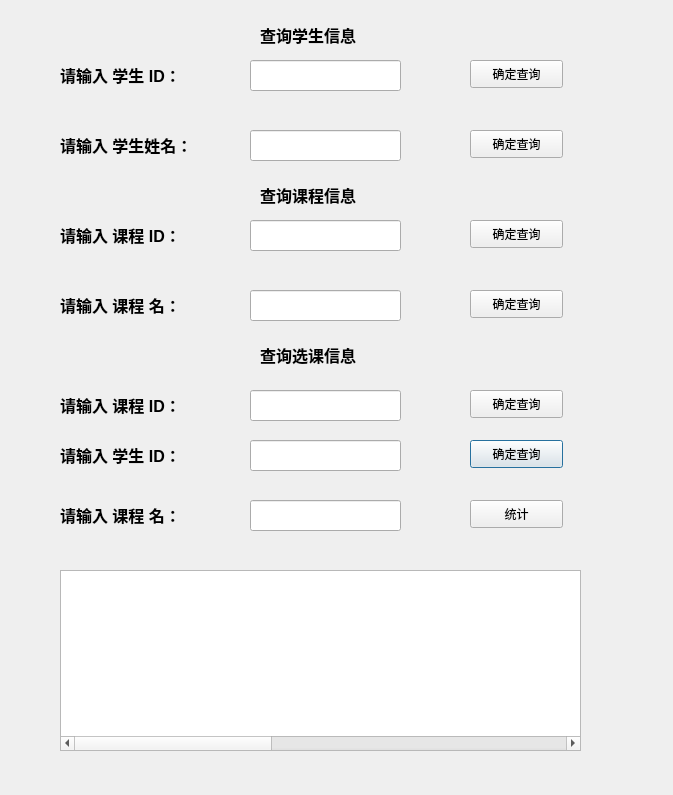
<?xml version="1.0" encoding="UTF-8"?>
<ui version="4.0">
 <class>CMyFindWindow</class>
 <widget class="QDialog" name="CMyFindWindow">
  <property name="geometry">
   <rect>
    <x>0</x>
    <y>0</y>
    <width>673</width>
    <height>795</height>
   </rect>
  </property>
  <property name="windowTitle">
   <string>查询</string>
  </property>
  <property name="windowIcon">
   <iconset>
    <normaloff>:/new/prefix1/u=373127414,4048740494&amp;fm=26&amp;gp=0.jpg</normaloff>:/new/prefix1/u=373127414,4048740494&amp;fm=26&amp;gp=0.jpg</iconset>
  </property>
  <widget class="QPushButton" name="btn_seletStuId">
   <property name="geometry">
    <rect>
     <x>470</x>
     <y>440</y>
     <width>93</width>
     <height>28</height>
    </rect>
   </property>
   <property name="text">
    <string>确定查询</string>
   </property>
  </widget>
  <widget class="QLineEdit" name="txt_subName">
   <property name="geometry">
    <rect>
     <x>250</x>
     <y>290</y>
     <width>151</width>
     <height>31</height>
    </rect>
   </property>
  </widget>
  <widget class="QLabel" name="label_7">
   <property name="geometry">
    <rect>
     <x>60</x>
     <y>210</y>
     <width>181</width>
     <height>51</height>
    </rect>
   </property>
   <property name="text">
    <string>&lt;html&gt;&lt;head/&gt;&lt;body&gt;&lt;p&gt;&lt;span style=&quot; font-size:12pt; font-weight:600;&quot;&gt;请输入 课程 ID：&lt;/span&gt;&lt;/p&gt;&lt;/body&gt;&lt;/html&gt;</string>
   </property>
  </widget>
  <widget class="QPushButton" name="btn_stu">
   <property name="geometry">
    <rect>
     <x>470</x>
     <y>60</y>
     <width>93</width>
     <height>28</height>
    </rect>
   </property>
   <property name="text">
    <string>确定查询</string>
   </property>
  </widget>
  <widget class="QLineEdit" name="txt_seletSubName">
   <property name="geometry">
    <rect>
     <x>250</x>
     <y>500</y>
     <width>151</width>
     <height>31</height>
    </rect>
   </property>
  </widget>
  <widget class="QTableWidget" name="tableWidget">
   <property name="geometry">
    <rect>
     <x>60</x>
     <y>570</y>
     <width>521</width>
     <height>181</height>
    </rect>
   </property>
   <property name="selectionBehavior">
    <enum>QAbstractItemView::SelectRows</enum>
   </property>
   <property name="showGrid">
    <bool>true</bool>
   </property>
   <attribute name="horizontalHeaderVisible">
    <bool>false</bool>
   </attribute>
   <attribute name="horizontalHeaderDefaultSectionSize">
    <number>200</number>
   </attribute>
   <attribute name="verticalHeaderVisible">
    <bool>false</bool>
   </attribute>
   <column>
    <property name="text">
     <string>学生ID</string>
    </property>
   </column>
   <column>
    <property name="text">
     <string>姓名</string>
    </property>
   </column>
   <column>
    <property name="text">
     <string>新建列</string>
    </property>
   </column>
   <column>
    <property name="text">
     <string>课程</string>
    </property>
   </column>
   <column>
    <property name="text">
     <string>分数</string>
    </property>
   </column>
  </widget>
  <widget class="QPushButton" name="btn_stuName">
   <property name="geometry">
    <rect>
     <x>470</x>
     <y>130</y>
     <width>93</width>
     <height>28</height>
    </rect>
   </property>
   <property name="text">
    <string>确定查询</string>
   </property>
  </widget>
  <widget class="QLabel" name="label_5">
   <property name="geometry">
    <rect>
     <x>260</x>
     <y>330</y>
     <width>181</width>
     <height>51</height>
    </rect>
   </property>
   <property name="text">
    <string>&lt;html&gt;&lt;head/&gt;&lt;body&gt;&lt;p&gt;&lt;span style=&quot; font-size:12pt; font-weight:600;&quot;&gt;查询选课信息&lt;/span&gt;&lt;/p&gt;&lt;/body&gt;&lt;/html&gt;</string>
   </property>
  </widget>
  <widget class="QLabel" name="label_2">
   <property name="geometry">
    <rect>
     <x>60</x>
     <y>50</y>
     <width>181</width>
     <height>51</height>
    </rect>
   </property>
   <property name="text">
    <string>&lt;html&gt;&lt;head/&gt;&lt;body&gt;&lt;p&gt;&lt;span style=&quot; font-size:12pt; font-weight:600;&quot;&gt;请输入 学生 ID：&lt;/span&gt;&lt;/p&gt;&lt;/body&gt;&lt;/html&gt;</string>
   </property>
  </widget>
  <widget class="QPushButton" name="btn_seletsubName">
   <property name="geometry">
    <rect>
     <x>470</x>
     <y>500</y>
     <width>93</width>
     <height>28</height>
    </rect>
   </property>
   <property name="text">
    <string>统计</string>
   </property>
  </widget>
  <widget class="QLabel" name="label_6">
   <property name="geometry">
    <rect>
     <x>60</x>
     <y>280</y>
     <width>181</width>
     <height>51</height>
    </rect>
   </property>
   <property name="text">
    <string>&lt;html&gt;&lt;head/&gt;&lt;body&gt;&lt;p&gt;&lt;span style=&quot; font-size:12pt; font-weight:600;&quot;&gt;请输入 课程 名：&lt;/span&gt;&lt;/p&gt;&lt;/body&gt;&lt;/html&gt;</string>
   </property>
  </widget>
  <widget class="QLabel" name="label">
   <property name="geometry">
    <rect>
     <x>260</x>
     <y>10</y>
     <width>181</width>
     <height>51</height>
    </rect>
   </property>
   <property name="text">
    <string>&lt;html&gt;&lt;head/&gt;&lt;body&gt;&lt;p&gt;&lt;span style=&quot; font-size:12pt; font-weight:600;&quot;&gt;查询学生信息&lt;/span&gt;&lt;/p&gt;&lt;/body&gt;&lt;/html&gt;</string>
   </property>
  </widget>
  <widget class="QLineEdit" name="txt_subId">
   <property name="geometry">
    <rect>
     <x>250</x>
     <y>220</y>
     <width>151</width>
     <height>31</height>
    </rect>
   </property>
  </widget>
  <widget class="QPushButton" name="btn_sub">
   <property name="geometry">
    <rect>
     <x>470</x>
     <y>220</y>
     <width>93</width>
     <height>28</height>
    </rect>
   </property>
   <property name="text">
    <string>确定查询</string>
   </property>
  </widget>
  <widget class="QLineEdit" name="txt_stuName">
   <property name="geometry">
    <rect>
     <x>250</x>
     <y>130</y>
     <width>151</width>
     <height>31</height>
    </rect>
   </property>
  </widget>
  <widget class="QLabel" name="label_9">
   <property name="geometry">
    <rect>
     <x>60</x>
     <y>380</y>
     <width>181</width>
     <height>51</height>
    </rect>
   </property>
   <property name="text">
    <string>&lt;html&gt;&lt;head/&gt;&lt;body&gt;&lt;p&gt;&lt;span style=&quot; font-size:12pt; font-weight:600;&quot;&gt;请输入 课程 ID：&lt;/span&gt;&lt;/p&gt;&lt;/body&gt;&lt;/html&gt;</string>
   </property>
  </widget>
  <widget class="QLabel" name="label_4">
   <property name="geometry">
    <rect>
     <x>260</x>
     <y>170</y>
     <width>181</width>
     <height>51</height>
    </rect>
   </property>
   <property name="text">
    <string>&lt;html&gt;&lt;head/&gt;&lt;body&gt;&lt;p&gt;&lt;span style=&quot; font-size:12pt; font-weight:600;&quot;&gt;查询课程信息&lt;/span&gt;&lt;/p&gt;&lt;/body&gt;&lt;/html&gt;</string>
   </property>
  </widget>
  <widget class="QLineEdit" name="txt_stuId">
   <property name="geometry">
    <rect>
     <x>250</x>
     <y>60</y>
     <width>151</width>
     <height>31</height>
    </rect>
   </property>
  </widget>
  <widget class="QLabel" name="label_11">
   <property name="geometry">
    <rect>
     <x>60</x>
     <y>490</y>
     <width>181</width>
     <height>51</height>
    </rect>
   </property>
   <property name="text">
    <string>&lt;html&gt;&lt;head/&gt;&lt;body&gt;&lt;p&gt;&lt;span style=&quot; font-size:12pt; font-weight:600;&quot;&gt;请输入 课程 名：&lt;/span&gt;&lt;/p&gt;&lt;/body&gt;&lt;/html&gt;</string>
   </property>
  </widget>
  <widget class="QLabel" name="label_3">
   <property name="geometry">
    <rect>
     <x>60</x>
     <y>120</y>
     <width>181</width>
     <height>51</height>
    </rect>
   </property>
   <property name="text">
    <string>&lt;html&gt;&lt;head/&gt;&lt;body&gt;&lt;p&gt;&lt;span style=&quot; font-size:12pt; font-weight:600;&quot;&gt;请输入 学生姓名：&lt;/span&gt;&lt;/p&gt;&lt;/body&gt;&lt;/html&gt;</string>
   </property>
  </widget>
  <widget class="QLineEdit" name="txt_seletSubId">
   <property name="geometry">
    <rect>
     <x>250</x>
     <y>390</y>
     <width>151</width>
     <height>31</height>
    </rect>
   </property>
  </widget>
  <widget class="QPushButton" name="btn_subName">
   <property name="geometry">
    <rect>
     <x>470</x>
     <y>290</y>
     <width>93</width>
     <height>28</height>
    </rect>
   </property>
   <property name="text">
    <string>确定查询</string>
   </property>
  </widget>
  <widget class="QLabel" name="label_8">
   <property name="geometry">
    <rect>
     <x>60</x>
     <y>430</y>
     <width>181</width>
     <height>51</height>
    </rect>
   </property>
   <property name="text">
    <string>&lt;html&gt;&lt;head/&gt;&lt;body&gt;&lt;p&gt;&lt;span style=&quot; font-size:12pt; font-weight:600;&quot;&gt;请输入 学生 ID：&lt;/span&gt;&lt;/p&gt;&lt;/body&gt;&lt;/html&gt;</string>
   </property>
  </widget>
  <widget class="QPushButton" name="btn_seletsubId">
   <property name="geometry">
    <rect>
     <x>470</x>
     <y>390</y>
     <width>93</width>
     <height>28</height>
    </rect>
   </property>
   <property name="text">
    <string>确定查询</string>
   </property>
  </widget>
  <widget class="QLineEdit" name="txt_seletStu">
   <property name="geometry">
    <rect>
     <x>250</x>
     <y>440</y>
     <width>151</width>
     <height>31</height>
    </rect>
   </property>
  </widget>
 </widget>
 <resources/>
 <connections>
  <connection>
   <sender>btn_stu</sender>
   <signal>clicked(bool)</signal>
   <receiver>CMyFindWindow</receiver>
   <slot>stuInfoFindSlots(bool)</slot>
   <hints>
    <hint type="sourcelabel">
     <x>536</x>
     <y>71</y>
    </hint>
    <hint type="destinationlabel">
     <x>603</x>
     <y>69</y>
    </hint>
   </hints>
  </connection>
  <connection>
   <sender>btn_stuName</sender>
   <signal>clicked(bool)</signal>
   <receiver>CMyFindWindow</receiver>
   <slot>stuIdFindSlots(bool)</slot>
   <hints>
    <hint type="sourcelabel">
     <x>534</x>
     <y>142</y>
    </hint>
    <hint type="destinationlabel">
     <x>612</x>
     <y>130</y>
    </hint>
   </hints>
  </connection>
  <connection>
   <sender>btn_sub</sender>
   <signal>clicked(bool)</signal>
   <receiver>CMyFindWindow</receiver>
   <slot>subInfoFindSlots(bool)</slot>
   <hints>
    <hint type="sourcelabel">
     <x>531</x>
     <y>225</y>
    </hint>
    <hint type="destinationlabel">
     <x>593</x>
     <y>227</y>
    </hint>
   </hints>
  </connection>
  <connection>
   <sender>btn_subName</sender>
   <signal>clicked(bool)</signal>
   <receiver>CMyFindWindow</receiver>
   <slot>subIdFindSlots(bool)</slot>
   <hints>
    <hint type="sourcelabel">
     <x>543</x>
     <y>301</y>
    </hint>
    <hint type="destinationlabel">
     <x>594</x>
     <y>301</y>
    </hint>
   </hints>
  </connection>
  <connection>
   <sender>btn_seletsubId</sender>
   <signal>clicked(bool)</signal>
   <receiver>CMyFindWindow</receiver>
   <slot>selSubInfoFindSlots(bool)</slot>
   <hints>
    <hint type="sourcelabel">
     <x>533</x>
     <y>403</y>
    </hint>
    <hint type="destinationlabel">
     <x>589</x>
     <y>397</y>
    </hint>
   </hints>
  </connection>
  <connection>
   <sender>btn_seletStuId</sender>
   <signal>clicked(bool)</signal>
   <receiver>CMyFindWindow</receiver>
   <slot>selStuInfoFindSlots(bool)</slot>
   <hints>
    <hint type="sourcelabel">
     <x>516</x>
     <y>457</y>
    </hint>
    <hint type="destinationlabel">
     <x>617</x>
     <y>456</y>
    </hint>
   </hints>
  </connection>
  <connection>
   <sender>btn_seletsubName</sender>
   <signal>clicked(bool)</signal>
   <receiver>CMyFindWindow</receiver>
   <slot>selSubFindSlots(bool)</slot>
   <hints>
    <hint type="sourcelabel">
     <x>546</x>
     <y>508</y>
    </hint>
    <hint type="destinationlabel">
     <x>590</x>
     <y>509</y>
    </hint>
   </hints>
  </connection>
 </connections>
 <slots>
  <slot>stuInfoFindSlots(bool)</slot>
  <slot>stuIdFindSlots(bool)</slot>
  <slot>subInfoFindSlots(bool)</slot>
  <slot>subIdFindSlots(bool)</slot>
  <slot>selSubInfoFindSlots(bool)</slot>
  <slot>selStuInfoFindSlots(bool)</slot>
  <slot>selSubFindSlots(bool)</slot>
 </slots>
</ui>
